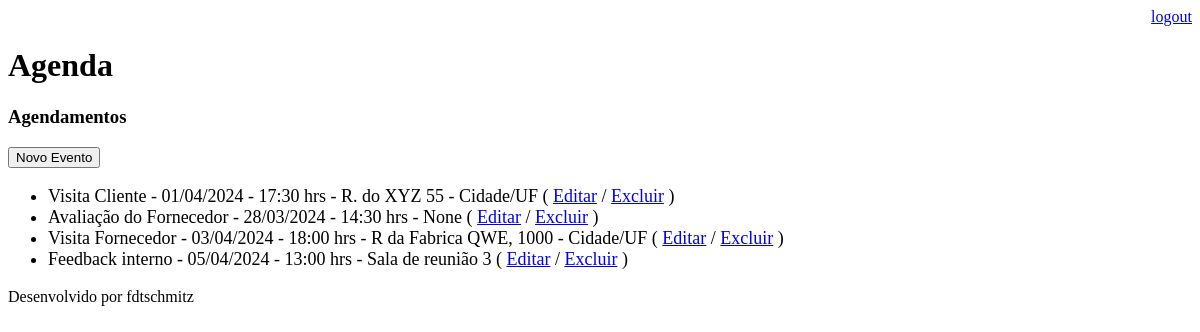
The app's page /agenda/ (signed in), older data.
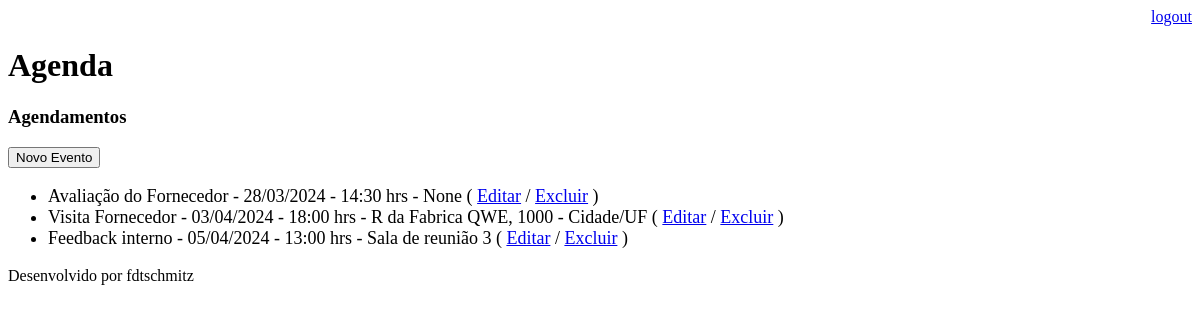
The same page, newer data.
### core/models.py (models this page shows, shortened)
class Evento(models.Model):
    titulo = models.CharField(max_length=100)
    descricao = models.TextField(blank=True, null=True)
    local = models.TextField(blank=True, null=True)
    data_evento = models.DateTimeField(verbose_name='Data do evento')
    data_criacao = models.DateTimeField(auto_now=True, verbose_name='Data de Criação')
    usuario = models.ForeignKey(User, on_delete=models.CASCADE)
    class Meta:
        db_table = 'evento'
    def get_data_evento(self):
        return self.data_evento.strftime('%d/%m/%Y - %H:%M hrs')
    def get_evento_atrasado(self):
        if self.data_evento < datetime.now():
            return True
        else:
            return False

### core/views.py (the view)
# urls.py: path('agenda/', views.lista_eventos),
@login_required(login_url='/login/')
def lista_eventos(request):
    usuario = request.user
    data_atual = datetime.now() - timedelta(hours=1)
    evento = Evento.objects.filter(usuario=usuario,
                                   data_evento__gt=data_atual)
    dados = {'eventos': evento}
    return render(request, 'agenda.html', dados)

### templates/agenda.html (shortened to what this page needs)
{% extends "model-page.html" %}
{% block content %}
    <h3>Agendamentos</h3>
    <a href="evento/">
        <button type="button">Novo Evento</button>
    </a>
    <ul style="font-size: 18px">
    {% for evento in eventos %}
        <li>
            <div style=>
                {{ evento.titulo }} - {{ evento.get_data_evento }} - {{ evento.local }}
                ( <a href="evento/?id={{ evento.id }}">Editar</a>
                / <a href="evento/delete/{{ evento.id }}/">Excluir</a> )
            </div>
        </li>
    {% endfor %}
    </ul>
{% endblock %}

### templates/model-page.html
<!DOCTYPE html>
<html lang="en">
<head>
    {% include "model-header.html" %}
</head>
<body>
    {% block content %} {% endblock %}
    {% include "model-footer.html" %}
</body>
</html>

### templates/model-header.html (shortened to what this page needs)
<div align="right">
    <a href="/logout">logout</a>
</div>
<h1>Agenda</h1>

### templates/model-footer.html
<p>Desenvolvido por fdtschmitz</p>

Row changes from the older to the newer data that the page shows:
removed Evento: titulo "Visita Cliente", get_data_evento "01/04/2024 - 17:30 hrs", local "R. do XYZ 55 - Cidade/UF"
